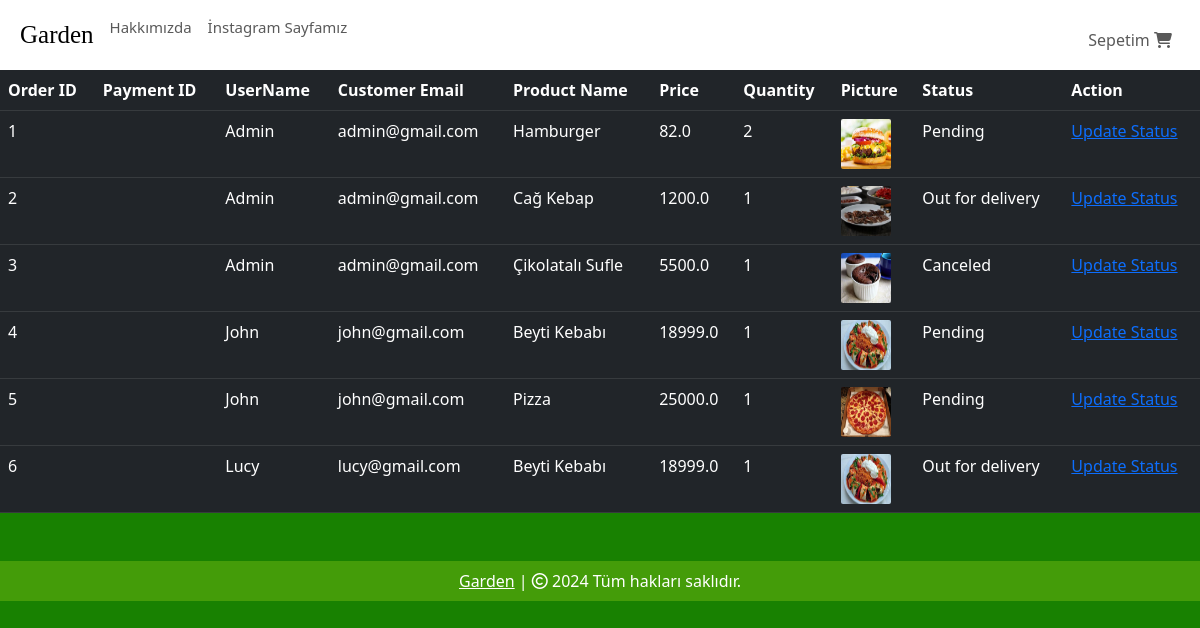
Before: /view-orders (signed in) with the older database file.
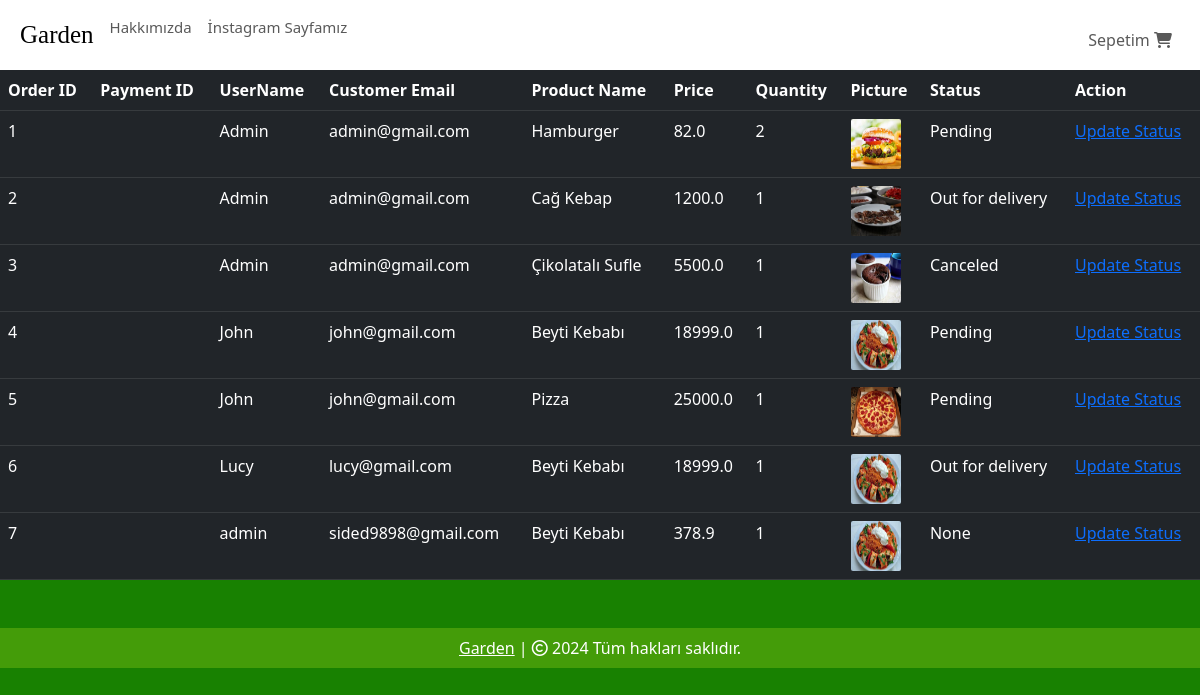
After: the same page with the newer database file.
### website/models.py (models this page shows, shortened)
class Order(db.Model):
    id = db.Column(db.Integer, primary_key=True)
    quantity = db.Column(db.Integer, nullable=False)
    price = db.Column(db.Float, nullable=False)
    status = db.Column(db.String(100), nullable=True)
    customer_link = db.Column(db.Integer, db.ForeignKey('customer.id'), nullable=True)
    product_link = db.Column(db.Integer, db.ForeignKey('product.id'), nullable=False)

class Customer(db.Model, UserMixin):
    id = db.Column(db.Integer, primary_key=True)
    email = db.Column(db.String(100), unique=True)
    username = db.Column(db.String(100))
    password_hash = db.Column(db.String(150))
    date_joined = db.Column(db.DateTime(), default=datetime.utcnow)
    cart_items = db.relationship('Cart', backref=db.backref('customer', lazy=True))
    orders = db.relationship('Order', backref=db.backref('customer', lazy=True))
    @property
    def password(self):
        raise AttributeError('Password is not a readable Attribute')

class Product(db.Model):
    id = db.Column(db.Integer, primary_key=True)
    product_name = db.Column(db.String(100), nullable=False)
    current_price = db.Column(db.Float, nullable=False)
    previous_price = db.Column(db.Float, nullable=False)
    in_stock = db.Column(db.Integer, nullable=False)
    product_picture = db.Column(db.String(1000), nullable=False)
    flash_sale = db.Column(db.Boolean, default=False)
    date_added = db.Column(db.DateTime, default=datetime.utcnow)
    carts = db.relationship('Cart', backref=db.backref('product', lazy=True))
    orders = db.relationship('Order', backref=db.backref('product', lazy=True))

### website/admin.py (the view)
@admin.route('/view-orders')
@login_required
def order_view():
    if current_user.id == 6:
        orders = Order.query.all()
        return render_template('view_orders.html', orders=orders)
    return render_template('404.html')

### website/templates/view_orders.html (shortened to what this page needs)
{% extends 'base.html' %}
{% block body %}
<table class="table table-dark table-hover">
    <thead>
        <tr>
            <th scope="col">Order ID</th>
            <th scope="col">Payment ID</th>
            <th scope="col">UserName</th>
            <th scope="col">Customer Email</th>
            <th scope="col">Product Name</th>
            <th scope="col">Price</th>
            <th scope="col">Quantity</th>
            <th scope="col">Picture</th>
            <th scope="col">Status</th>
            <th scope="col">Action</th>
        </tr>
    </thead>
    <tbody>
        {% for order in orders %}
        <tr>
            <td>{{ order.id }}</td>
            <td>{{ order.payment_id }}</td>
            <td>{{ order.customer.username }}</td>
            <td>{{ order.customer.email }}</td>
            <td>{{ order.product.product_name }}</td>
            <td>{{ order.price }}</td>
            <td>{{ order.quantity }}</td>
            <td><img src="{{ order.product.product_picture }}" alt="" style="height: 50px; width: 50px; border-radius: 2px;"></td>
            <td>{{ order.status}}</td>
            <td>
                <a href="/update-order/{{ order.id }}">Update Status</a>
            </td>
        </tr>
        {% endfor %}
    </tbody>
</table>
{% endblock %}

### website/templates/base.html (shortened to what this page needs)
<!DOCTYPE html>
<html lang="tr">
<head>
    <link rel="stylesheet" href="https://cdnjs.cloudflare.com/ajax/libs/bootstrap-icons/1.10.5/font/bootstrap-icons.min.css" />
    <link rel="stylesheet" href="{{ url_for('static', filename='css/all.min.css') }}">
    <link rel="stylesheet" href="{{ url_for('static', filename='css/bootstrap.min.css') }}">
    <link rel="stylesheet" href="{{ url_for('static', filename='css/style.css') }}">
</head>
<body style="background-color: rgb(24, 129, 1);">
    <nav class="navbar navbar-expand-lg" style="background-color: rgb(255, 255, 255);">
      <div class="container-fluid">
        <div class="collapse navbar-collapse" id="navbarSupportedContent">
          <ul class="navbar-nav me-auto mb-2 mb-lg-0">
            <li class="nav-item">
              <a class="nav-link active" aria-current="page" href="/" style="font-family: cursive; font-size: 25px;">Garden</a>
            </li>
            <li class="nav-item">
              <a class="nav-link text-grey" href="#" style="font-size: 15px;">Hakkımızda</a>
            </li>
            <li class="nav-item">
              <a class="nav-link text-grey" href="#" style="font-size: 15px;">İnstagram Sayfamız</a>
            </li>
          </ul>
        </div>
        <ul class="navbar-nav me-auto mb-2 mb-lg-0">
          <li class="nav-item mx-2" id="items">
            {% if cart | length < 1 %}
            <a class="nav-link text-grey" style=" margin-left:205px; margin-top:10px;" href="/cart"> Sepetim
              <i class="fa-solid fa-cart-shopping"></i>
            </a>
            {% else %}
            <a class="nav-link text-grey" style=" margin-left:205px; margin-top:10px;" href="/cart"><span class="badge bg-success"></span> Sepetim
              <i class="bi bi-{{ cart | length }}-square-fill"></i>
            </a>
            {% endif %}
          </li>
        </ul>
      </div>
    </nav>
    {% block body %}
    {% endblock %}
    <footer class="container-fluid  text-center p-2 mt-5" style="background-color: rgb(68, 156, 9); color: white;">
      <a href="https://RestorantUrl.com" style="color: white;">Garden</a> | <span>
        <i class="fa-sharp fa-regular fa-copyright"></i></span> 2024 Tüm hakları saklıdır.
    </footer>
</body>
</body>
</html>

Changed rows visible on the page:
added Order: id "7", customer.username "admin", customer.email "sided9898@gmail.com", product.product_name "Beyti Kebabı", price "378.9", quantity "1", product.product_picture (picture), status "None"
